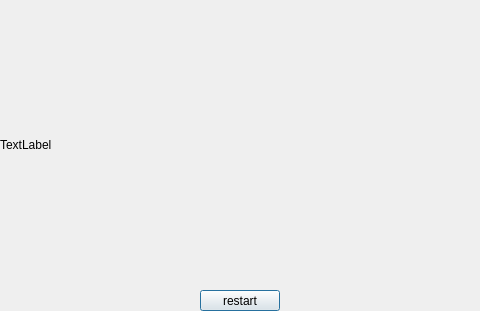
<?xml version="1.0" encoding="UTF-8"?>
<ui version="4.0">
 <class>smb_win</class>
 <widget class="QDialog" name="smb_win">
  <property name="geometry">
   <rect>
    <x>0</x>
    <y>0</y>
    <width>480</width>
    <height>311</height>
   </rect>
  </property>
  <property name="windowTitle">
   <string>Dialog</string>
  </property>
  <widget class="QPushButton" name="restart">
   <property name="geometry">
    <rect>
     <x>200</x>
     <y>290</y>
     <width>80</width>
     <height>21</height>
    </rect>
   </property>
   <property name="text">
    <string>restart</string>
   </property>
  </widget>
  <widget class="QLabel" name="gif">
   <property name="geometry">
    <rect>
     <x>0</x>
     <y>0</y>
     <width>480</width>
     <height>290</height>
    </rect>
   </property>
   <property name="text">
    <string>TextLabel</string>
   </property>
  </widget>
 </widget>
 <resources/>
 <connections/>
</ui>
